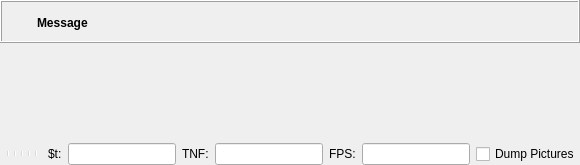
  <widget class="QWidget" name="centralwidget">
   <layout class="QVBoxLayout" name="verticalLayout_2">
    <property name="spacing">
     <number>0</number>
    </property>
    <property name="leftMargin">
     <number>0</number>
    </property>
    <property name="topMargin">
     <number>0</number>
    </property>
    <property name="rightMargin">
     <number>0</number>
    </property>
    <property name="bottomMargin">
     <number>0</number>
    </property>
    <item>
     <widget class="QWidget" name="mainWidget" native="true">
      <property name="sizePolicy">
       <sizepolicy hsizetype="Expanding" vsizetype="Expanding">
        <horstretch>0</horstretch>
        <verstretch>0</verstretch>
       </sizepolicy>
      </property>
      <layout class="QVBoxLayout" name="verticalLayout_3">
       <property name="spacing">
        <number>0</number>
       </property>
       <property name="leftMargin">
        <number>0</number>
       </property>
       <property name="topMargin">
        <number>0</number>
       </property>
       <property name="rightMargin">
        <number>0</number>
       </property>
       <property name="bottomMargin">
        <number>0</number>
       </property>
       <item>
        <widget class="QFrame" name="frameCompileResult">
         <property name="frameShape">
          <enum>QFrame::Box</enum>
         </property>
         <property name="frameShadow">
          <enum>QFrame::Raised</enum>
         </property>
         <layout class="QGridLayout" name="gridLayoutCompileResult">
          <property name="leftMargin">
           <number>6</number>
          </property>
          <property name="topMargin">
           <number>6</number>
          </property>
          <property name="rightMargin">
           <number>6</number>
          </property>
          <property name="bottomMargin">
           <number>4</number>
          </property>
          <property name="horizontalSpacing">
           <number>4</number>
          </property>
          <item row="0" column="1">
           <widget class="QLabel" name="labelCompileResultMessage">
            <property name="sizePolicy">
             <sizepolicy hsizetype="Preferred" vsizetype="Preferred">
              <horstretch>1</horstretch>
              <verstretch>0</verstretch>
             </sizepolicy>
            </property>
            <property name="font">
             <font>
              <weight>75</weight>
              <bold>true</bold>
             </font>
            </property>
            <property name="text">
             <string>Message</string>
            </property>
            <property name="wordWrap">
             <bool>true</bool>
            </property>
           </widget>
          </item>
          <item row="0" column="2">
           <widget class="QToolButton" name="toolButtonCompileResultClose">
            <property name="styleSheet">
             <string notr="true"/>
            </property>
            <property name="text">
             <string/>
            </property>
            <property name="icon">
             <iconset resource="../openscad.qrc">
              <normaloff>:/icons/close.png</normaloff>:/icons/close.png</iconset>
            </property>
            <property name="iconSize">
             <size>
              <width>22</width>
              <height>22</height>
             </size>
            </property>
            <property name="toolButtonStyle">
             <enum>Qt::ToolButtonIconOnly</enum>
            </property>
            <property name="autoRaise">
             <bool>true</bool>
            </property>
           </widget>
          </item>
          <item row="0" column="0">
           <widget class="QToolButton" name="toolButtonCompileResultIcon">
            <property name="styleSheet">
             <string notr="true">QToolButton { border: none; }</string>
            </property>
            <property name="text">
             <string/>
            </property>
            <property name="icon">
             <iconset resource="../openscad.qrc">
              <normaloff>:/icons/information-icons-error.png</normaloff>:/icons/information-icons-error.png</iconset>
            </property>
            <property name="iconSize">
             <size>
              <width>22</width>
              <height>22</height>
             </size>
            </property>
            <property name="autoRaise">
             <bool>false</bool>
            </property>
           </widget>
          </item>
         </layout>
        </widget>
       </item>
       <item>
        <widget class="QGLView" name="qglview" native="true">
         <property name="sizePolicy">
          <sizepolicy hsizetype="Expanding" vsizetype="Expanding">
           <horstretch>0</horstretch>
           <verstretch>0</verstretch>
          </sizepolicy>
         </property>
         <property name="minimumSize">
          <size>
           <width>200</width>
           <height>100</height>
          </size>
         </property>
        </widget>
       </item>
       <item>
        <widget class="QFrame" name="controlsFrame">
         <property name="frameShape">
          <enum>QFrame::NoFrame</enum>
         </property>
         <property name="lineWidth">
          <number>0</number>
         </property>
         <layout class="QHBoxLayout" name="horizontalLayoutControlsFrame">
          <property name="leftMargin">
           <number>0</number>
          </property>
          <property name="topMargin">
           <number>0</number>
          </property>
          <property name="rightMargin">
           <number>0</number>
          </property>
          <property name="bottomMargin">
           <number>0</number>
          </property>
          <item>
           <widget class="QToolBar" name="viewerToolBar">
            <addaction name="designActionPreview"/>
            <addaction name="designActionRender"/>
            <addaction name="separator"/>
            <addaction name="viewActionViewAll"/>
            <addaction name="viewActionZoomIn"/>
            <addaction name="viewActionZoomOut"/>
            <addaction name="viewActionResetView"/>
            <addaction name="separator"/>
            <addaction name="viewActionRight"/>
            <addaction name="viewActionTop"/>
            <addaction name="viewActionBottom"/>
            <addaction name="viewActionLeft"/>
            <addaction name="viewActionFront"/>
            <addaction name="viewActionBack"/>
            <addaction name="separator"/>
            <addaction name="viewActionPerspective"/>
            <addaction name="viewActionOrthogonal"/>
            <addaction name="separator"/>
            <addaction name="viewActionShowAxes"/>
            <addaction name="viewActionShowScaleProportional"/>
            <addaction name="viewActionShowEdges"/>
            <addaction name="separator"/>
            <addaction name="animationActionFirstFrame"/>
            <addaction name="animationActionPreviousFrame"/>
            <addaction name="animationActionStartPause"/>
            <addaction name="animationActionNextFrame"/>
            <addaction name="animationActionLastFrame"/>
           </widget>
          </item>
          <item>
           <widget class="QLabel" name="label_time">
            <property name="text">
             <string>$t:</string>
            </property>
           </widget>
          </item>
          <item>
           <widget class="QLineEdit" name="e_tval"/>
          </item>
          <item>
           <widget class="QLabel" name="label_tnf">
            <property name="text">
             <string>TNF:</string>
            </property>
           </widget>
          </item>
          <item>
           <widget class="QLineEdit" name="e_tnf"/>
          </item>
          <item>
           <widget class="QLabel" name="label_fps">
            <property name="text">
             <string>FPS:</string>
            </property>
           </widget>
          </item>
          <item>
           <widget class="QLineEdit" name="e_fps"/>
          </item>
          <item>
           <widget class="QCheckBox" name="e_dump">
            <property name="text">
             <string>Dump Pictures</string>
            </property>
           </widget>
          </item>
         </layout>
        </widget>
       </item>
      </layout>
      <zorder>qglview</zorder>
      <zorder>controlsFrame</zorder>
      <zorder>frameCompileResult</zorder>
     </widget>
    </item>
   </layout>
  </widget>
